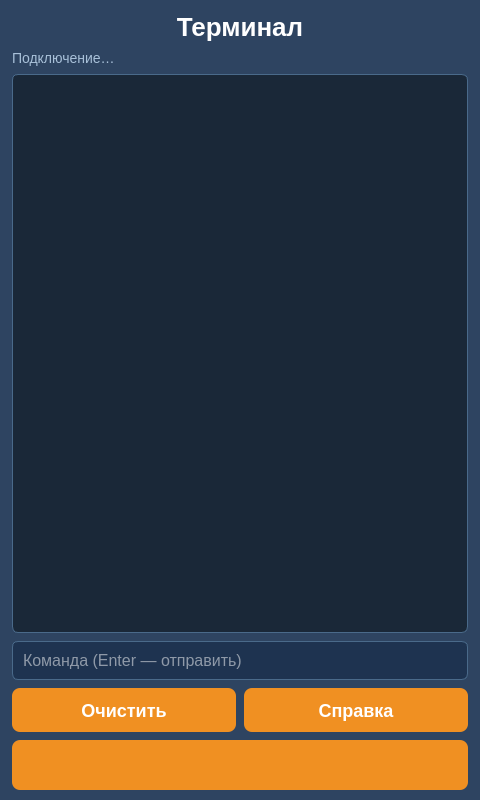
<?xml version="1.0" encoding="UTF-8"?>
<ui version="4.0">
 <class>screen_42_hal_terminal</class>
 <widget class="QWidget" name="screen_42_hal_terminal">
  <property name="geometry"><rect><x>0</x><y>0</y><width>480</width><height>800</height></rect></property>
  <property name="windowTitle"><string>screen_42_hal_terminal</string></property>
  <property name="styleSheet"><string notr="true">QWidget{
	background-color: #2e4461;
}
QLabel {
	background: none;
	color: #FFFFFF;
	border-width: 0px;
	border-radius: 0px;
	font-family: &quot;Roboto&quot;, Sans-serif;
}
QPushButton {
	color: #FFFFFF;
	background-color: #f09022;
	border-width: 0px;
	border-radius: 8px;
	font-weight: 600;
	font-family: &quot;Roboto&quot;, Sans-serif;
}</string></property>
  <layout class="QVBoxLayout" name="verticalLayout">
   <property name="leftMargin"><number>12</number></property>
   <property name="topMargin"><number>12</number></property>
   <property name="rightMargin"><number>12</number></property>
   <property name="bottomMargin"><number>10</number></property>
   <property name="spacing"><number>8</number></property>
   <item>
    <widget class="QLabel" name="lbl_title">
     <property name="text"><string>Терминал</string></property>
     <property name="alignment"><set>Qt::AlignCenter</set></property>
     <property name="styleSheet"><string notr="true">font-size: 26px; font-weight: 700;</string></property>
    </widget>
   </item>
   <item>
    <widget class="QLabel" name="lbl_status">
     <property name="text"><string>Подключение…</string></property>
     <property name="styleSheet"><string notr="true">font-size: 14px; color: #a8c0d8;</string></property>
    </widget>
   </item>
   <item>
    <widget class="QPlainTextEdit" name="te_log">
     <property name="readOnly"><bool>true</bool></property>
     <property name="lineWrapMode"><enum>QPlainTextEdit::WidgetWidth</enum></property>
     <property name="styleSheet"><string notr="true">QPlainTextEdit {
	color: #e8f0f8;
	background-color: #1a2838;
	border: 1px solid #4a6a8a;
	border-radius: 6px;
	font-family: &quot;Consolas&quot;, &quot;Courier New&quot;, monospace;
	font-size: 14px;
	padding: 6px;
}</string></property>
    </widget>
   </item>
   <item>
    <widget class="QLineEdit" name="edit_cmd">
     <property name="placeholderText"><string>Команда (Enter — отправить)</string></property>
     <property name="styleSheet"><string notr="true">QLineEdit {
	color: #FFFFFF;
	background-color: #1e3350;
	border: 1px solid #4a6a8a;
	border-radius: 6px;
	font-family: &quot;Consolas&quot;, &quot;Courier New&quot;, monospace;
	font-size: 16px;
	padding: 8px;
}</string></property>
    </widget>
   </item>
   <item>
    <layout class="QHBoxLayout" name="layout_actions">
     <property name="spacing"><number>8</number></property>
     <item>
      <widget class="QPushButton" name="btn_clear">
       <property name="text"><string>Очистить</string></property>
       <property name="minimumSize"><size><width>0</width><height>44</height></size></property>
       <property name="styleSheet"><string notr="true">QPushButton { font-size: 18px; min-height: 44px; }</string></property>
      </widget>
     </item>
     <item>
      <widget class="QPushButton" name="btn_help">
       <property name="text"><string>Справка</string></property>
       <property name="minimumSize"><size><width>0</width><height>44</height></size></property>
       <property name="styleSheet"><string notr="true">QPushButton { font-size: 18px; min-height: 44px; }</string></property>
      </widget>
     </item>
    </layout>
   </item>
   <item>
    <widget class="QPushButton" name="btn_back">
     <property name="minimumSize"><size><width>0</width><height>50</height></size></property>
     <property name="maximumSize"><size><width>16777215</width><height>50</height></size></property>
     <property name="text"><string/></property>
     <property name="icon">
      <iconset resource="../img/resources.qrc">
       <normaloff>:/icons/back_white.png</normaloff>:/icons/back_white.png</iconset>
     </property>
     <property name="iconSize"><size><width>51</width><height>51</height></size></property>
    </widget>
   </item>
  </layout>
 </widget>
 <resources>
  <include location="../img/resources.qrc"/>
 </resources>
 <connections/>
</ui>
